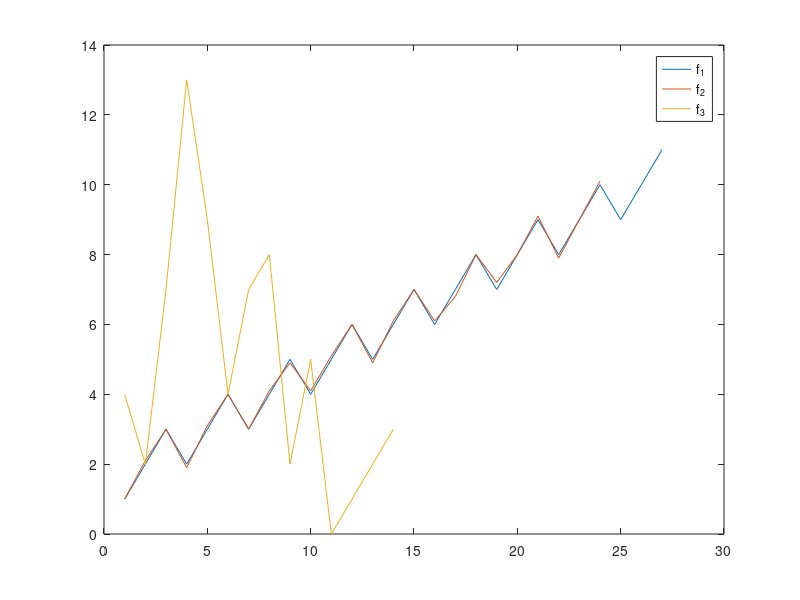

Write the MATLAB code that produced this figure. (Note: this script raises an error after producing the figure.)
H = hadamard(8);
% Klasse \omega_1
f_1_1 = [4,3,3,3,2,3,3,3]';
f_2_1 = [3,3,2,3,3,2,3,3]';

% Klasse \omega_2
f_1_2 = [4,-3,-3,3,2,-3,-3,3]';
f_2_2 = [3,-4,-3,2,2,-2,-4,2]';

% Klasse \omega_3
f_1_3 = [-4,-3,-3,3,-2,-3,-3,3]';
f_2_3 = [-3,-3,-4,3,-3,-4,-2,3]';

%% a
c_1_1 = H*f_1_1;
c_2_1 = H*f_2_1;
c_1_2 = H*f_1_2;
c_2_2 = H*f_2_2;
c_1_3 = H*f_1_3;
c_2_3 = H*f_2_3;

%% b
H2(1,:) = H(1,:);
H2(2,:) = H(4,:);

c_1_1 = H2*f_1_1;
c_2_1 = H2*f_2_1;
c_1_2 = H2*f_1_2;
c_2_2 = H2*f_2_2;
c_1_3 = H2*f_1_3;
c_2_3 = H2*f_2_3;

%% Aufgabe 2a

f_1 = [1,2,3,2,3,4,3,4,5,4,5,6,5,6,7,6,7,8,7,8,9,8,9,10,9,10,11]';
f_2 = [1.0,2.1,3.0,1.9,3.1,4,3,4.1,4.9,4.1,5.1,6,4.9,6.1,7.0,6.1,6.8,8,7.2,8,9.1,7.9,9,10.1]';
f_3 = [4,2,7,13,9,4,7,8,2,5,0,1,2,3]';
plot(f_1);
hold on;
plot(f_2);
plot(f_3);
legend('f_1','f_2','f_3');
hold off;

%% 2b
clear
f_1 = [1,2,3,2,3,4,3,4,5,4,5,6,5,6,7,6,7,8,7,8,9,8,9,10,9,10,11]';
f_2 = [1.0,2.1,3.0,1.9,3.1,4,3,4.1,4.9,4.1,5.1,6,4.9,6.1,7.0,6.1,6.8,8,7.2,8,9.1,7.9,9,10.1]';
f_3 = [4,2,7,13,9,4,7,8,2,5,0,1,2,3]';
n = 3;
predictions = 20;

[a_1, error_1, prediction_1] = customLPC(f_1, n, predictions);
[a_2, error_2, prediction_2] = customLPC(f_2, n, predictions);
[a_3, error_3, prediction_3] = customLPC(f_3, n, predictions);

c_1 = [a_1; error_1]
c_2 = [a_2; error_2]
c_3 = [a_3; error_3]

subplot(2,3,1);
plot(prediction_1);
hold on;
plot(f_1);
plot(prediction_1,'o');
legend('estimates','f_1');
hold off;

subplot(2,3,2);
plot(prediction_2);
hold on;
plot(f_2);
plot(prediction_2,'o');
legend('estimates','f_2');
hold off;

subplot(2,3,3);
plot(prediction_3);
hold on;
plot(f_3);
plot(prediction_3,'o');
legend('estimates','f_3');
hold off;

% Aufgabe 2c
f_1 = [1,2,3,2,3,4,3,4,5,4,5,6,5,6,7,6,7,8,7,8,9,8,9,10,9,10,11]';
f_2 = [1.0,2.1,3.0,1.9,3.1,4,3,4.1,4.9,4.1,5.1,6,4.9,6.1,7.0,6.1,6.8,8,7.2,8,9.1,7.9,9,10.1]';
f_3 = [4,2,7,13,9,4,7,8,2,5,0,1,2,3]';
n = 4;
predictions = 20;

[a_1, error_1, prediction_1] = customLPC(f_1, n, predictions);
[a_2, error_2, prediction_2] = customLPC(f_2, n, predictions);
[a_3, error_3, prediction_3] = customLPC(f_3, n, predictions);

c_1 = [a_1; error_1]
c_2 = [a_2; error_2]
c_3 = [a_3; error_3]

subplot(2,3,4);
plot(prediction_1);
hold on;
plot(f_1);
plot(prediction_1,'o');
legend('estimates','f_1');
hold off;

subplot(2,3,5);
plot(prediction_2);
hold on;
plot(f_2);
plot(prediction_2,'o');
legend('estimates','f_2');
hold off;

subplot(2,3,6);
plot(prediction_3);
hold on;
plot(f_3);
plot(prediction_3,'o');
legend('estimates','f_3');
hold off;